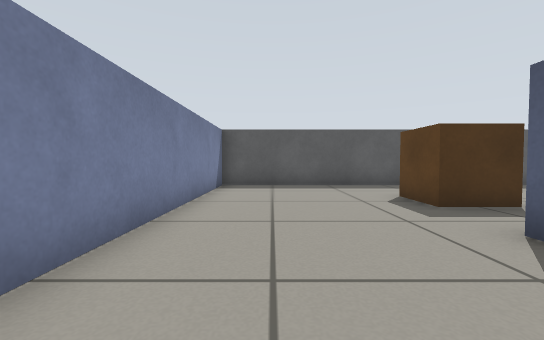
view 1 (above)

16 first-person views from a walk through a world built for the Gazebo simulator. The camera is 0.45 m above the floor, tilts 2° down and sees 90° across. The floor is counted in squares, 0.5 m on a side. Each view is taken from the middle of a square. On the plan, view 1 faces up. The plan holds only what a view shows up to about 11 squares ahead; the rest is blank.

view 2
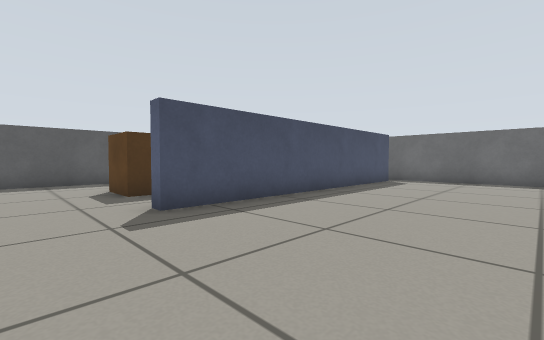

view 3
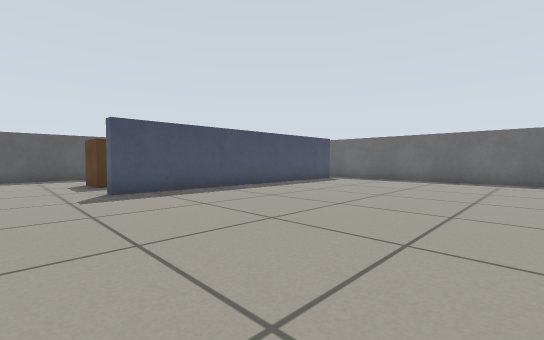

view 4
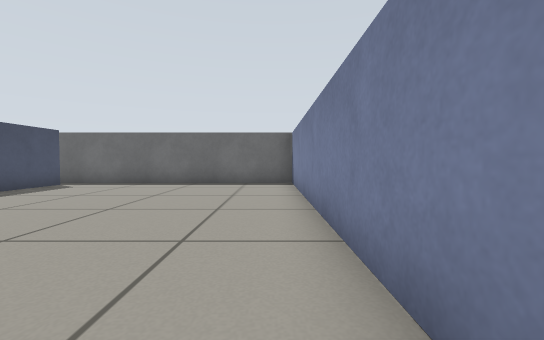

view 5
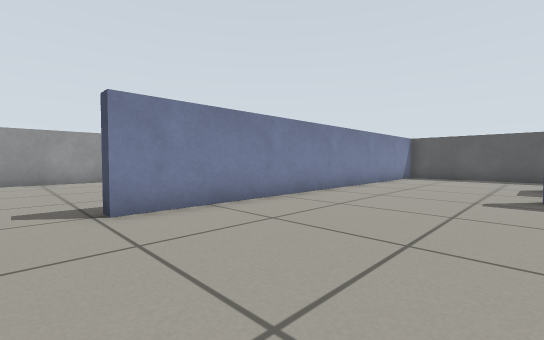

view 6
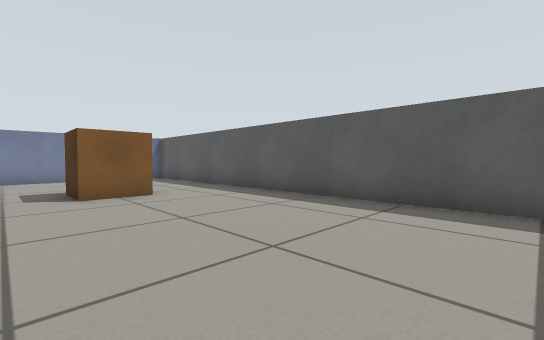

view 7
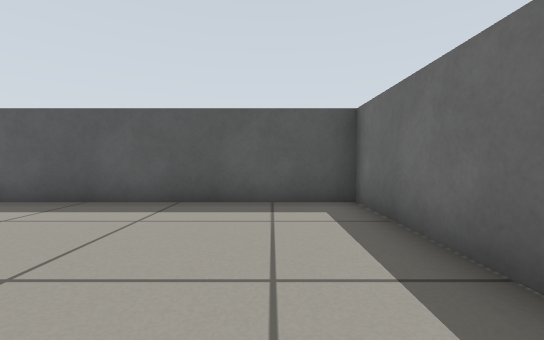

view 8
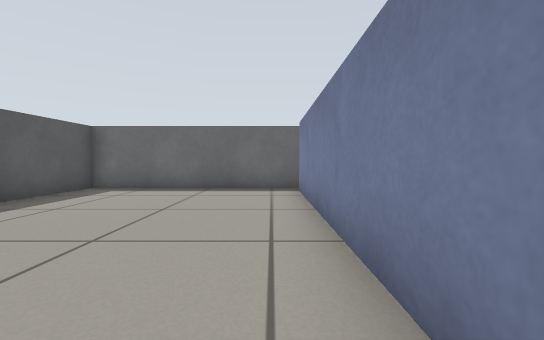

view 9
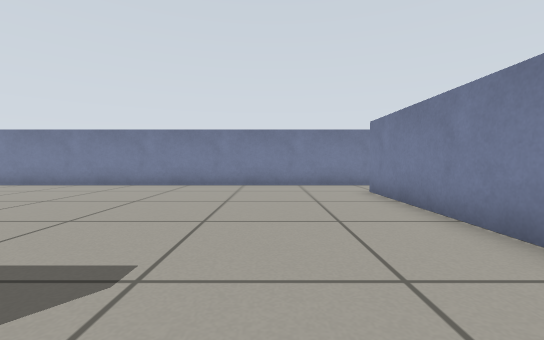

view 10
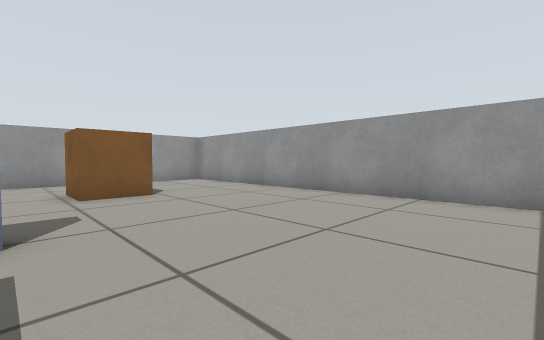

view 11
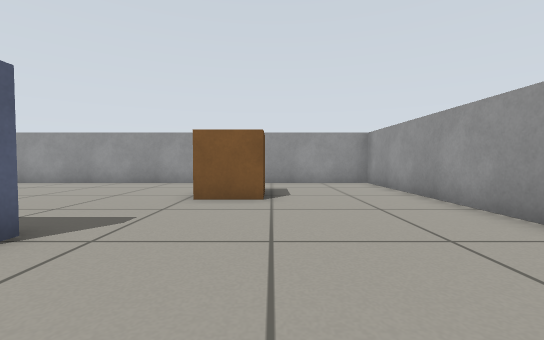

view 12
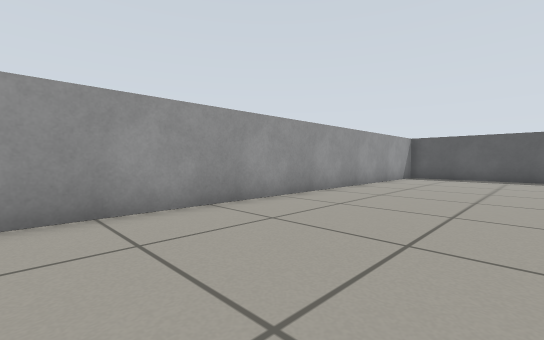

view 13
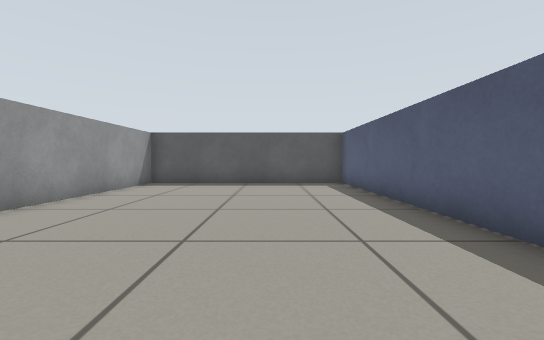

view 14
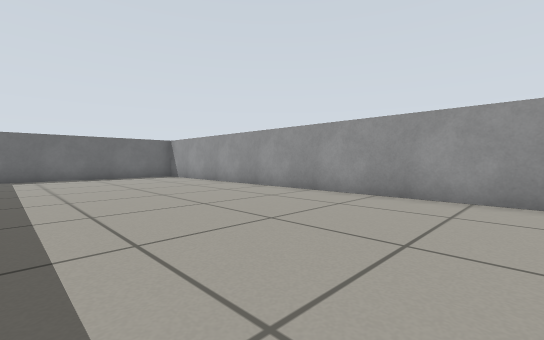

view 15
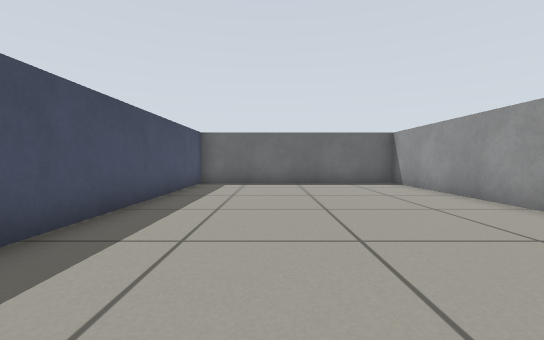

view 16
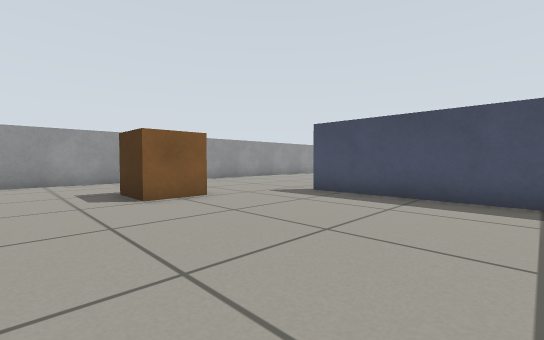

### Floor plan
Key: @ floor where view 1 was taken; # wall or solid block; . floor; C crate.
Columns run from 10 left of view 1 to 14 right of it. Each row starts with its distance up from view 1.
 10 #########################
  9 #.......#...............#
  8 #.......#...............#
  7 #.......#.....C.........#
  6 #.......#....C C........#
  5 #.......#.....C.........#
  4 #.......#...............#
  3 #.......#.....###########
  2 #.......#...............#
  1 #.......#...............#
  0 #...... #.@.............#
 -1 #.....  #...............#
 -2 #.......#...............#
 -3 #.......#...............#
 -4 #.......................#
 -5 #.......................#
 -6 #.......#################
 -7 #.......................#
 -8 #.......................#
 -9 #....C..................#
-10 #...C C.................#
-11 #....C..................#
-12 #.......................#
-13 #.......................#
-14 #########################

Where each view was taken, in squares from view 1:
view 1: 0 up, 0 right, facing up
view 2: 2 down, 1 right, facing up-right
view 3: 5 down, 1 right, facing up-right
view 4: 5 down, 3 right, facing right
view 5: 5 down, 3 right, facing up-left
view 6: 4 up, 12 right, facing up-left
view 7: 4 up, 12 right, facing up
view 8: 4 up, 5 right, facing right
view 9: 4 up, 1 right, facing down
view 10: 2 down, 3 left, facing down-left
view 11: 3 down, 6 left, facing down
view 12: 5 down, 5 left, facing up-left
view 13: 1 down, 5 left, facing up
view 14: 7 down, 1 left, facing down-right
view 15: 9 down, 3 right, facing right
view 16: 13 down, 2 right, facing up-left
